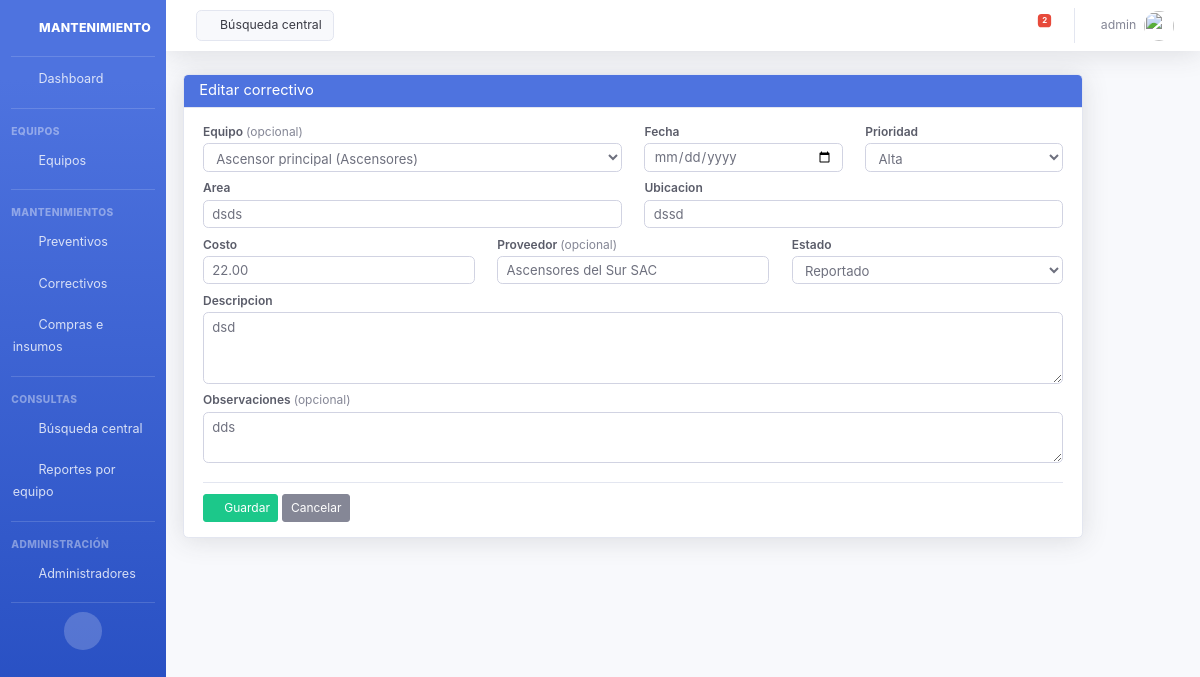
The app's page /correctivos/editar/7/ (signed in) with its own data.
### core/models.py (models this page shows, shortened)
class Administrador(AbstractUser):
    pass

class MantenimientoCorrectivo(models.Model):
    PRIORIDAD_CHOICES = [
        ('baja', 'Baja'),
        ('media', 'Media'),
        ('alta', 'Alta'),
        ('urgente', 'Urgente'),
    ]
    ESTADO_CHOICES = [
        ('reportado', 'Reportado'),
        ('en_proceso', 'En proceso'),
        ('completado', 'Completado'),
        ('cancelado', 'Cancelado'),
    ]
    equipo = models.ForeignKey(
        Equipo, on_delete=models.SET_NULL, null=True, blank=True,
        related_name='mantenimientos_correctivos'
    )
    area = models.CharField(max_length=200, help_text='Área o zona del edificio')
    ubicacion = models.CharField(max_length=200)
    fecha = models.DateField(default=date.today)
    descripcion = models.TextField()
    costo = models.DecimalField(max_digits=10, decimal_places=2, default=0)
    proveedor = models.CharField(max_length=200, blank=True)
    prioridad = models.CharField(max_length=20, choices=PRIORIDAD_CHOICES, default='baja')
    estado = models.CharField(max_length=20, choices=ESTADO_CHOICES, default='reportado')
    observaciones = models.TextField(blank=True)
    registrado_por = models.ForeignKey(get_user_model(), on_delete=models.SET_NULL, null=True, blank=True)
    fecha_registro = models.DateTimeField(auto_now_add=True)
    class Meta:
        ordering = ['-fecha']
        verbose_name = 'Mantenimiento correctivo'
        verbose_name_plural = 'Mantenimientos correctivos'

### core/views.py (the view)
# urls.py: path('correctivos/editar/<int:correctivo_id>/', correctivo_edit, name='correctivo-edit'),
def correctivo_edit(request, correctivo_id):
    correctivo = get_object_or_404(MantenimientoCorrectivo, id=correctivo_id)
    if request.method == 'POST':
        form = MantenimientoCorrectivoForm(request.POST, instance=correctivo)
        if form.is_valid():
            form.save()
            messages.success(request, 'Registro actualizado.')
            return redirect('correctivos-list')
    else:
        form = MantenimientoCorrectivoForm(instance=correctivo)
    return render(request, 'core/correctivo_form.html', {'form': form, 'titulo': 'Editar correctivo'})

### core/forms.py
class MantenimientoCorrectivoForm(forms.ModelForm):
    class Meta:
        model = MantenimientoCorrectivo
        fields = [
            'equipo', 'area', 'ubicacion', 'fecha', 'descripcion', 'costo',
            'proveedor', 'prioridad', 'estado', 'observaciones',
        ]
        widgets = {
            'fecha': forms.DateInput(attrs={'type': 'date', 'class': 'form-control'}),
            'descripcion': forms.Textarea(attrs={'rows': 3, 'class': 'form-control'}),
            'observaciones': forms.Textarea(attrs={'rows': 2, 'class': 'form-control'}),
        }
    def __init__(self, *args, **kwargs):
        super().__init__(*args, **kwargs)
        for name, field in self.fields.items():
            if name not in ('descripcion', 'observaciones', 'fecha'):
                field.widget.attrs['class'] = 'form-control'
        self.fields['equipo'].queryset = Equipo.objects.filter(activo=True)
        self.fields['equipo'].required = False
        if not self.instance.pk:
            self.fields['prioridad'].initial = 'baja'

### core/models.py (called while the page is built)
    def __str__(self):
        return f"{self.nombre} ({self.get_categoria_display()})"

### core/templates/core/correctivo_form.html (shortened to what this page needs)
{% extends 'core/base.html' %}
{% block content %}
<div class="card shadow form-registro-card form-registro">
    <div class="card-header bg-primary text-white py-2"><h5 class="m-0">{{ titulo }}</h5></div>
    <div class="card-body">
        <form method="post">
            <div class="row">
                {% include 'core/partials/form_field.html' with field=form.equipo col="col-md-6" optional=True %}
                {% include 'core/partials/form_field.html' with field=form.fecha col="col-md-3" widget="raw" %}
                {% include 'core/partials/form_field.html' with field=form.prioridad col="col-md-3" %}
            </div>
            <div class="row">
                {% include 'core/partials/form_field.html' with field=form.area col="col-md-6" %}
                {% include 'core/partials/form_field.html' with field=form.ubicacion col="col-md-6" %}
            </div>
            <div class="row">
                {% include 'core/partials/form_field.html' with field=form.costo col="col-md-4" %}
                {% include 'core/partials/form_field.html' with field=form.proveedor col="col-md-4" optional=True %}
                {% include 'core/partials/form_field.html' with field=form.estado col="col-md-4" %}
            </div>
            <div class="row">
                {% include 'core/partials/form_field.html' with field=form.descripcion col="col-12" widget="raw" %}
            </div>
            <div class="row">
                {% include 'core/partials/form_field.html' with field=form.observaciones col="col-12" widget="raw" optional=True %}
            </div>
            <div class="form-actions">
                <button type="submit" class="btn btn-success btn-sm"><i class="fas fa-save"></i> Guardar</button>
                <a href="{% url 'correctivos-list' %}" class="btn btn-secondary btn-sm">Cancelar</a>
            </div>
        </form>
    </div>
</div>
{% endblock %}

### core/templates/core/header.html (shortened to what this page needs)
{% load static %}
<nav class="navbar navbar-expand navbar-light bg-white topbar mb-4 static-top shadow">
    <a href="{% url 'busqueda-central' %}" class="d-none d-sm-inline-block btn btn-light border small mr-auto ml-md-3 my-2 my-md-0">
        <i class="fas fa-search fa-sm"></i> Búsqueda central
    </a>
    <ul class="navbar-nav ml-auto">
        <li class="nav-item dropdown no-arrow mx-1">
            <a class="nav-link dropdown-toggle" href="#" id="alertsDropdown" role="button" data-toggle="dropdown"
               aria-haspopup="true" aria-expanded="false">
                <i class="fas fa-bell fa-fw"></i>
                <span class="badge badge-danger badge-counter" id="alert-count">0</span>
            </a>
        </li>
        <li class="nav-item dropdown no-arrow">
            <a class="nav-link dropdown-toggle" href="#" id="userDropdown" role="button"
               data-toggle="dropdown" aria-haspopup="true" aria-expanded="false">
                <span class="mr-2 d-none d-lg-inline text-gray-600 small">{{ request.user.username }}</span>
                <img class="img-profile rounded-circle" src="{% static 'img/undraw_profile.svg' %}">
            </a>
        </li>
    </ul>
</nav>

### core/templates/core/partials/form_field.html (shortened to what this page needs)
{% load widget_tweaks %}
<div class="col-12 {{ col|default:'col-md-12' }} form-group mb-2">
  <label class="form-registro-label" for="{{ field.id_for_label }}">
    {{ field.label }}{% if optional %} <span class="text-muted font-weight-normal">(opcional)</span>{% endif %}
  </label>
  {% if widget == 'checkbox' %}
    <div class="form-check mt-1">
      {{ field|add_class:"form-check-input" }}
      <label class="form-check-label" for="{{ field.id_for_label }}">{{ checkbox_label|default:field.label }}</label>
    </div>
  {% elif widget == 'raw' %}
    {{ field }}
  {% else %}
    {{ field|add_class:"form-control" }}
  {% endif %}
</div>

### core/static/css/mantenimiento.css (style rules this page uses)
html { font-size: 15px; }
body { font-size: 0.9375rem; }
h5, .h5 { font-size: 0.98rem; }
.btn { font-size: 0.875rem; }
.btn-sm { font-size: 0.8rem; padding: 0.25rem 0.5rem; }
.form-control, .custom-select, select.form-control { font-size: 0.875rem; padding: 0.4rem 0.65rem; height: calc(1.5em + 0.65rem + 2px); }
label, .col-form-label { font-size: 0.875rem; margin-bottom: 0.25rem; }
.card-header { padding: 0.6rem 1rem; }
.card-body { padding: 1rem; }
.badge { font-size: 0.75rem; padding: 0.35em 0.55em; }
.small, small { font-size: 0.82rem; }
.topbar { height: 3.4rem !important; }
.topbar .nav-link { font-size: 0.875rem; }
input[type="number"] { padding-right: 1.75rem; }
.form-registro-card { max-width: 900px; }
.form-registro .card-body { padding: 1rem 1.25rem; }
.form-registro .form-group { margin-bottom: 0.5rem; }
.form-registro .form-registro-label, .form-registro label.form-registro-label { display: block; margin-bottom: 0.15rem; font-size: 0.8rem; font-weight: 600; color: #5a5c69; }
.form-registro .form-control, .form-registro select.form-control { padding: 0.35rem 0.55rem; height: calc(1.45em + 0.5rem + 2px); }
.form-registro textarea.form-control { height: auto; min-height: 2.5rem; }
.form-registro .form-actions { margin-top: 0.75rem; padding-top: 0.75rem; border-top: 1px solid #e3e6f0; }

### records on screen
Administrador: user.username "admin"
MantenimientoCorrectivo: equipo "Ascensor principal (Ascensores)", prioridad "Alta", area "dsds", ubicacion "dssd", costo "22.00", proveedor "Ascensores del Sur SAC", estado "Reportado", descripcion "dsd", observaciones "dds"

### other values on screen
{{ titulo }} "Editar correctivo"
{{ field.label }} "Equipo Fecha Prioridad Area Ubicacion Costo Proveedor Estado Descripcion Observaciones"
